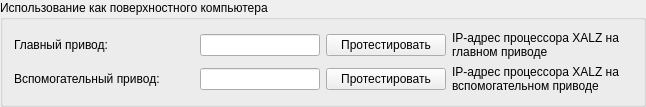
             <widget class="QGroupBox" name="groupBox_11">
              <property name="title">
               <string>Использование как поверхностного компьютера</string>
              </property>
              <property name="flat">
               <bool>true</bool>
              </property>
              <layout class="QGridLayout" name="gridLayout_11">
               <item row="0" column="0">
                <layout class="QVBoxLayout" name="verticalLayout_20">
                 <item>
                  <layout class="QHBoxLayout" name="horizontalLayout_39">
                   <item>
                    <widget class="QLabel" name="label_75">
                     <property name="minimumSize">
                      <size>
                       <width>180</width>
                       <height>0</height>
                      </size>
                     </property>
                     <property name="text">
                      <string>Главный привод:</string>
                     </property>
                    </widget>
                   </item>
                   <item>
                    <widget class="QLineEdit" name="ip_main_comp_lineEdit">
                     <property name="minimumSize">
                      <size>
                       <width>120</width>
                       <height>0</height>
                      </size>
                     </property>
                     <property name="maximumSize">
                      <size>
                       <width>204</width>
                       <height>16777215</height>
                      </size>
                     </property>
                    </widget>
                   </item>
                   <item>
                    <widget class="QPushButton" name="main_drive_pushButton">
                     <property name="minimumSize">
                      <size>
                       <width>120</width>
                       <height>0</height>
                      </size>
                     </property>
                     <property name="text">
                      <string>Протестировать</string>
                     </property>
                    </widget>
                   </item>
                   <item>
                    <widget class="QLabel" name="label_76">
                     <property name="minimumSize">
                      <size>
                       <width>180</width>
                       <height>0</height>
                      </size>
                     </property>
                     <property name="text">
                      <string>IP-адрес процессора XALZ на главном приводе</string>
                     </property>
                     <property name="wordWrap">
                      <bool>true</bool>
                     </property>
                    </widget>
                   </item>
                  </layout>
                 </item>
                 <item>
                  <layout class="QHBoxLayout" name="horizontalLayout_40">
                   <item>
                    <widget class="QLabel" name="label_77">
                     <property name="minimumSize">
                      <size>
                       <width>180</width>
                       <height>0</height>
                      </size>
                     </property>
                     <property name="text">
                      <string>Вспомогательный привод:</string>
                     </property>
                    </widget>
                   </item>
                   <item>
                    <widget class="QLineEdit" name="second_drive_lineEdit">
                     <property name="minimumSize">
                      <size>
                       <width>120</width>
                       <height>0</height>
                      </size>
                     </property>
                     <property name="maximumSize">
                      <size>
                       <width>204</width>
                       <height>16777215</height>
                      </size>
                     </property>
                    </widget>
                   </item>
                   <item>
                    <widget class="QPushButton" name="second_drive_pushButton">
                     <property name="minimumSize">
                      <size>
                       <width>120</width>
                       <height>0</height>
                      </size>
                     </property>
                     <property name="text">
                      <string>Протестировать</string>
                     </property>
                    </widget>
                   </item>
                   <item>
                    <widget class="QLabel" name="label_78">
                     <property name="minimumSize">
                      <size>
                       <width>180</width>
                       <height>0</height>
                      </size>
                     </property>
                     <property name="text">
                      <string>IP-адрес процессора XALZ на вспомогательном приводе</string>
                     </property>
                     <property name="wordWrap">
                      <bool>true</bool>
                     </property>
                    </widget>
                   </item>
                  </layout>
                 </item>
                </layout>
               </item>
              </layout>
             </widget>
